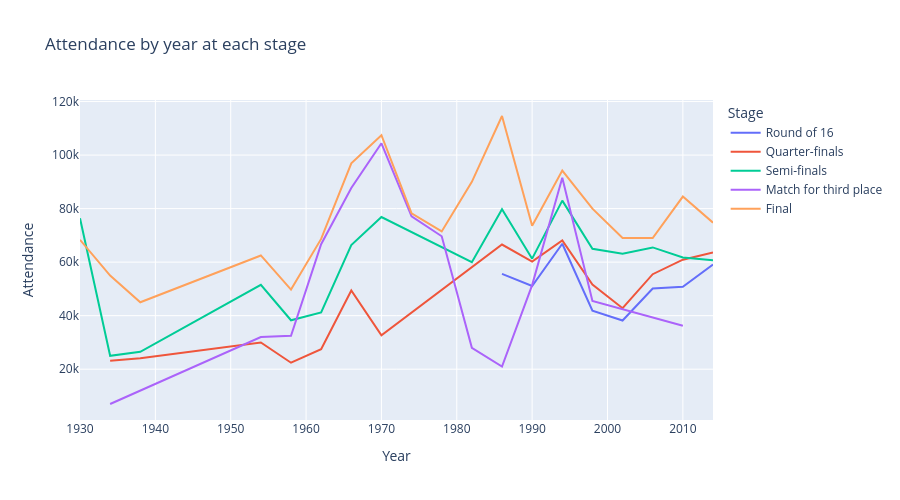

This figure's notebook cell:
### Code cell
fig = px.line(data_frame = wmv,
              x = "Year",
              y = "Attendance",
              color = "Stage",
              title = "Attendance by year at each stage",
              category_orders = {"Stage": ["Round of 16", "Quarter-finals", "Semi-finals", "Match for third place", "Final"]},
              height = 500,
              width = 900)
fig

### Figure 1 — Plotly figure (JSON) as saved in the notebook; plotly's stock layout.template omitted (floating-point values rounded to 4 significant figures)
{"data": [{"hovertemplate": "Stage=Round of 16<br>Year=%{x}<br>Attendance=%{y}<extra></extra>", "legendgroup": "Round of 16", "line": {"color": "#636efa", "dash": "solid"}, "marker": {"symbol": "circle"}, "mode": "lines", "name": "Round of 16", "orientation": "v", "showlegend": true, "type": "scatter", "x": [1986, 1990, 1994, 1998, 2002, 2006, 2010, 2014], "xaxis": "x", "y": [55610.0, 51100.0, 66880.0, 41880.0, 38190.0, 50120.0, 50780.0, 59130.0], "yaxis": "y"}, {"hovertemplate": "Stage=Quarter-finals<br>Year=%{x}<br>Attendance=%{y}<extra></extra>", "legendgroup": "Quarter-finals", "line": {"color": "#EF553B", "dash": "solid"}, "marker": {"symbol": "circle"}, "mode": "lines", "name": "Quarter-finals", "orientation": "v", "showlegend": true, "type": "scatter", "x": [1934, 1938, 1954, 1958, 1962, 1966, 1970, 1986, 1990, 1994, 1998, 2002, 2006, 2010, 2014], "xaxis": "x", "y": [23200.0, 24120.0, 30000.0, 22420.0, 27500.0, 49420.0, 32630.0, 66570.0, 60210.0, 68100.0, 51650.0, 42780.0, 55500.0, 60920.0, 63580.0], "yaxis": "y"}, {"hovertemplate": "Stage=Semi-finals<br>Year=%{x}<br>Attendance=%{y}<extra></extra>", "legendgroup": "Semi-finals", "line": {"color": "#00cc96", "dash": "solid"}, "marker": {"symbol": "circle"}, "mode": "lines", "name": "Semi-finals", "orientation": "v", "showlegend": true, "type": "scatter", "x": [1930, 1934, 1938, 1954, 1958, 1962, 1966, 1970, 1982, 1986, 1990, 1994, 1998, 2002, 2006, 2010, 2014], "xaxis": "x", "y": [76380.0, 25000.0, 26500.0, 51500.0, 38290.0, 41240.0, 66380.0, 76850.0, 60000.0, 79750.0, 61300.0, 82980.0, 65000.0, 63160.0, 65500.0, 61720.0, 60700.0], "yaxis": "y"}, {"hovertemplate": "Stage=Match for third place<br>Year=%{x}<br>Attendance=%{y}<extra></extra>", "legendgroup": "Match for third place", "line": {"color": "#ab63fa", "dash": "solid"}, "marker": {"symbol": "circle"}, "mode": "lines", "name": "Match for third place", "orientation": "v", "showlegend": true, "type": "scatter", "x": [1934, 1938, 1954, 1958, 1962, 1966, 1970, 1974, 1978, 1982, 1986, 1990, 1994, 1998, 2010], "xaxis": "x", "y": [7000.0, 12000.0, 32000.0, 32480.0, 66700.0, 87700.0, 104400.0, 77100.0, 69660.0, 28000.0, 21000.0, 51430.0, 91500.0, 45500.0, 36250.0], "yaxis": "y"}, {"hovertemplate": "Stage=Final<br>Year=%{x}<br>Attendance=%{y}<extra></extra>", "legendgroup": "Final", "line": {"color": "#FFA15A", "dash": "solid"}, "marker": {"symbol": "circle"}, "mode": "lines", "name": "Final", "orientation": "v", "showlegend": true, "type": "scatter", "x": [1930, 1934, 1938, 1954, 1958, 1962, 1966, 1970, 1974, 1978, 1982, 1986, 1990, 1994, 1998, 2002, 2006, 2010, 2014], "xaxis": "x", "y": [68350.0, 55000.0, 45000.0, 62500.0, 49740.0, 68680.0, 96920.0, 107400.0, 78200.0, 71480.0, 90000.0, 114600.0, 73600.0, 94190.0, 80000.0, 69030.0, 69000.0, 84490.0, 74740.0], "yaxis": "y"}], "layout": {"height": 500, "legend": {"title": {"text": "Stage"}, "tracegroupgap": 0}, "title": {"text": "Attendance by year at each stage"}, "width": 900, "xaxis": {"anchor": "y", "domain": [0, 1], "title": {"text": "Year"}}, "yaxis": {"anchor": "x", "domain": [0, 1], "title": {"text": "Attendance"}}}}
